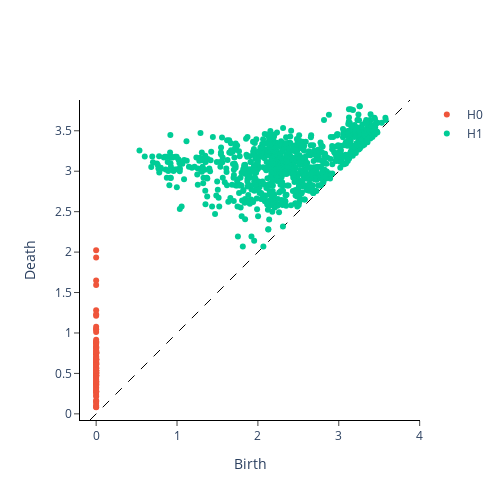

Here is the notebook cell this chart was saved with:
### Code cell
# clique oriented STI
dgm_clique_or_STI=rev_directed(L_STI)
plot_diagram(dgm_clique_or_STI[0])
